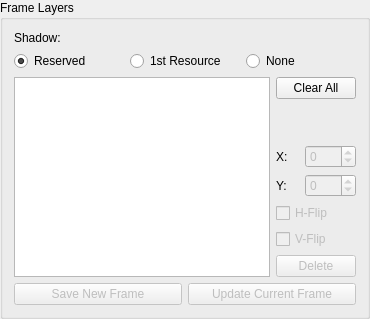
         <widget class="QGroupBox" name="GB_Layer">
          <property name="sizePolicy">
           <sizepolicy hsizetype="Preferred" vsizetype="Expanding">
            <horstretch>0</horstretch>
            <verstretch>0</verstretch>
           </sizepolicy>
          </property>
          <property name="title">
           <string>Frame Layers</string>
          </property>
          <layout class="QVBoxLayout" name="verticalLayout_12">
           <item>
            <widget class="QLabel" name="label">
             <property name="text">
              <string>Shadow:</string>
             </property>
            </widget>
           </item>
           <item>
            <layout class="QHBoxLayout" name="horizontalLayout_15">
             <item>
              <widget class="QRadioButton" name="Layer_RB_Reserved">
               <property name="text">
                <string>Reserved</string>
               </property>
               <property name="checked">
                <bool>true</bool>
               </property>
              </widget>
             </item>
             <item>
              <widget class="QRadioButton" name="Layer_RB_First">
               <property name="text">
                <string>1st Resource</string>
               </property>
              </widget>
             </item>
             <item>
              <widget class="QRadioButton" name="Layer_RB_None">
               <property name="text">
                <string>None</string>
               </property>
              </widget>
             </item>
            </layout>
           </item>
           <item>
            <layout class="QHBoxLayout" name="horizontalLayout_14">
             <item>
              <widget class="ListWidgetDropSignal" name="Layer_LW">
               <property name="sizePolicy">
                <sizepolicy hsizetype="Expanding" vsizetype="Expanding">
                 <horstretch>0</horstretch>
                 <verstretch>0</verstretch>
                </sizepolicy>
               </property>
               <property name="minimumSize">
                <size>
                 <width>0</width>
                 <height>100</height>
                </size>
               </property>
               <property name="maximumSize">
                <size>
                 <width>16777215</width>
                 <height>16777215</height>
                </size>
               </property>
               <property name="defaultDropAction">
                <enum>Qt::MoveAction</enum>
               </property>
               <property name="alternatingRowColors">
                <bool>true</bool>
               </property>
               <property name="movement">
                <enum>QListView::Snap</enum>
               </property>
              </widget>
             </item>
             <item>
              <layout class="QVBoxLayout" name="verticalLayout_14">
               <item>
                <widget class="QPushButton" name="Layer_PB_Clear">
                 <property name="enabled">
                  <bool>true</bool>
                 </property>
                 <property name="maximumSize">
                  <size>
                   <width>80</width>
                   <height>16777215</height>
                  </size>
                 </property>
                 <property name="text">
                  <string>Clear All</string>
                 </property>
                </widget>
               </item>
               <item>
                <spacer name="verticalSpacer">
                 <property name="orientation">
                  <enum>Qt::Vertical</enum>
                 </property>
                 <property name="sizeHint" stdset="0">
                  <size>
                   <width>20</width>
                   <height>40</height>
                  </size>
                 </property>
                </spacer>
               </item>
               <item>
                <layout class="QHBoxLayout" name="horizontalLayout_16">
                 <item>
                  <widget class="QLabel" name="label_13">
                   <property name="text">
                    <string>X:</string>
                   </property>
                  </widget>
                 </item>
                 <item>
                  <widget class="QSpinBox" name="Layer_SB_X">
                   <property name="enabled">
                    <bool>false</bool>
                   </property>
                   <property name="minimum">
                    <number>-128</number>
                   </property>
                   <property name="maximum">
                    <number>127</number>
                   </property>
                  </widget>
                 </item>
                </layout>
               </item>
               <item>
                <layout class="QHBoxLayout" name="horizontalLayout_17">
                 <item>
                  <widget class="QLabel" name="label_14">
                   <property name="text">
                    <string>Y:</string>
                   </property>
                  </widget>
                 </item>
                 <item>
                  <widget class="QSpinBox" name="Layer_SB_Y">
                   <property name="enabled">
                    <bool>false</bool>
                   </property>
                   <property name="minimum">
                    <number>-128</number>
                   </property>
                   <property name="maximum">
                    <number>127</number>
                   </property>
                  </widget>
                 </item>
                </layout>
               </item>
               <item>
                <widget class="QCheckBox" name="Layer_CB_HFlip">
                 <property name="enabled">
                  <bool>false</bool>
                 </property>
                 <property name="text">
                  <string>H-Flip</string>
                 </property>
                </widget>
               </item>
               <item>
                <widget class="QCheckBox" name="Layer_CB_VFlip">
                 <property name="enabled">
                  <bool>false</bool>
                 </property>
                 <property name="text">
                  <string>V-Flip</string>
                 </property>
                </widget>
               </item>
               <item>
                <widget class="QPushButton" name="Layer_PB_Delete">
                 <property name="enabled">
                  <bool>false</bool>
                 </property>
                 <property name="maximumSize">
                  <size>
                   <width>80</width>
                   <height>16777215</height>
                  </size>
                 </property>
                 <property name="text">
                  <string>Delete</string>
                 </property>
                </widget>
               </item>
              </layout>
             </item>
            </layout>
           </item>
           <item>
            <layout class="QHBoxLayout" name="horizontalLayout">
             <item>
              <widget class="QPushButton" name="Layer_PB_Save">
               <property name="enabled">
                <bool>false</bool>
               </property>
               <property name="text">
                <string>Save New Frame</string>
               </property>
              </widget>
             </item>
             <item>
              <widget class="QPushButton" name="Layer_PB_Update">
               <property name="enabled">
                <bool>false</bool>
               </property>
               <property name="text">
                <string>Update Current Frame</string>
               </property>
              </widget>
             </item>
            </layout>
           </item>
          </layout>
         </widget>
